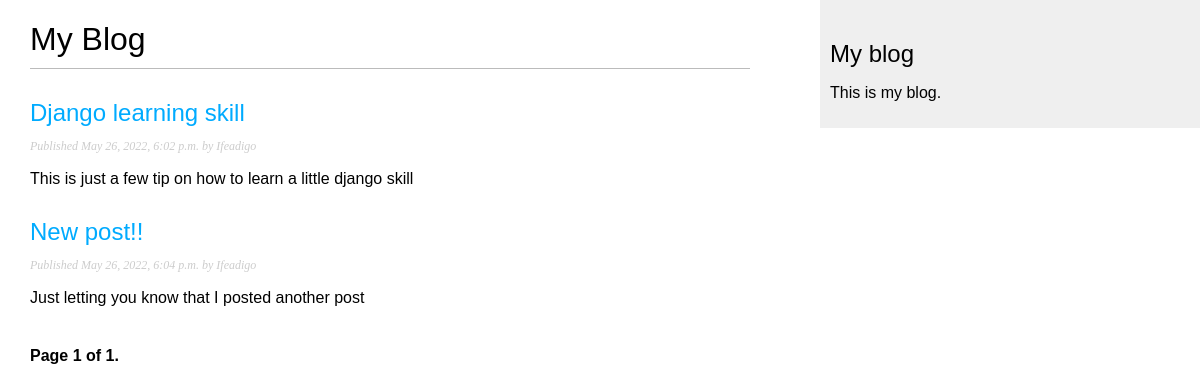
Screenshot of /blog/ with the database file from the repository.
### blog/models.py (models this page shows)
class Post(models.Model):
    STATUS_CHOICES = (
        ('draft', 'Draft'),
        ('published', 'Published'),
    )
    title = models.CharField(max_length=250)
    slug = models.SlugField(max_length=250,
                            unique_for_date='publish')
    author = models.ForeignKey(User,on_delete=models.CASCADE,related_name='blog_posts')
    body = models.TextField()
    publish = models.DateTimeField(default=timezone.now)
    created = models.DateTimeField(auto_now_add=True)
    updated = models.DateTimeField(auto_now=True)
    status = models.CharField(max_length=10,choices=STATUS_CHOICES,default='draft')
    objects = models.Manager() # The default manager.
    published = PublishedManager() # Our custom manager.
    def get_absolute_url(self):
        return reverse('blog:post_detail',args=[self.publish.year,self.publish.month,self.publish.day, self.slug])

### blog/views.py (the view)
# urls.py: path('', views.PostListView.as_view(), name='post_list'),
class PostListView(ListView):
    queryset = Post.published.all()
    context_object_name = 'posts'
    paginate_by = 3
    template_name = 'blog/post/list.html'

### blog/templates/blog/post/list.html (shortened to what this page needs)
{% extends "blog/base.html" %}
{% block content %}
    <h1>My Blog</h1>
    {% for post in posts %}
        <h2>
            <a href="{{ post.get_absolute_url }}">
                {{ post.title }}
            </a>
        </h2>
        <p class="date">
            Published {{ post.publish }} by {{ post.author }}
        </p>
        {{ post.body|truncatewords:30|linebreaks }}
    {% endfor %}
    {% include "pagination.html" with page=page_obj %}
{% endblock content %}

### blog/templates/blog/base.html (shortened to what this page needs)
{% load static %}
<!DOCTYPE html>
<html>
    <head>
        <link href="{% static 'css/blog.css' %}" rel="stylesheet">
    </head>
    <body>
        <div id="content">
            {% block content %}
            {% endblock %}
        </div>
        <div id="sidebar">
            <h2>My blog</h2>
            <p>This is my blog.</p>
        </div>
    </body>
</html>

### blog/templates/pagination.html (shortened to what this page needs)
<div class="pagination">
    <span class="step-links">
        <span class="current">
            Page {{ page.number }} of {{ page.paginator.num_pages }}.
        </span>
    </span>
</div>

### blog/static/css/blog.css (style rules this page uses)
body { margin:0; padding:0; font-family:helvetica, sans-serif; }
a { color:#00abff; text-decoration:none; }
h1 { font-weight:normal; border-bottom:1px solid #bbb; padding:0 0 10px 0; }
h2 { font-weight:normal; margin:30px 0 0; }
#content { float:left; width:60%; padding:0 0 0 30px; }
#sidebar { float:right; width:30%; padding:10px; background:#efefef; height:100%; }
p.date { color:#ccc; font-family: georgia, serif; font-size: 12px; font-style: italic; }
.pagination { margin:40px 0; font-weight:bold; }

### rows the page displays
Post: title "Django learning skill", publish "May 26, 2022, 6:02 p.m.", author "Ifeadigo", body "This is just a few tip on how to learn a little django skill"
Post: title "New post!!", publish "May 26, 2022, 6:04 p.m.", author "Ifeadigo", body "Just letting you know that I posted another post"

### other values shown
{{ page.number }} "1"
{{ page.paginator.num_pages }} "1"
